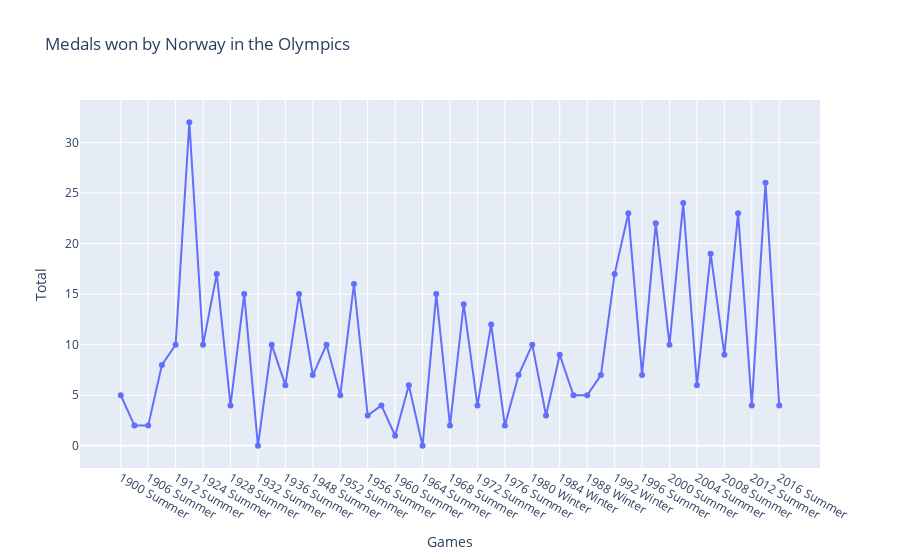

This figure's notebook cell:
### Code cell
# medals through the ages

fig = px.line(medal_series, x=medal_series.index, y="Total", markers=True, title="Medals won by Norway in the Olympics")
fig.show()

### Figure 1 — Plotly figure (JSON) as saved in the notebook; plotly's stock layout.template omitted (floating-point values rounded to 4 significant figures)
{"data": [{"hovertemplate": "Games=%{x}<br>Total=%{y}<extra></extra>", "legendgroup": "", "line": {"color": "#636efa", "dash": "solid"}, "marker": {"symbol": "circle"}, "mode": "lines+markers", "name": "", "orientation": "v", "showlegend": false, "type": "scatter", "x": ["1900 Summer", "1904 Summer", "1906 Summer", "1908 Summer", "1912 Summer", "1920 Summer", "1924 Summer", "1924 Winter", "1928 Summer", "1928 Winter", "1932 Summer", "1932 Winter", "1936 Summer", "1936 Winter", "1948 Summer", "1948 Winter", "1952 Summer", "1952 Winter", "1956 Summer", "1956 Winter", "1960 Summer", "1960 Winter", "1964 Summer", "1964 Winter", "1968 Summer", "1968 Winter", "1972 Summer", "1972 Winter", "1976 Summer", "1976 Winter", "1980 Winter", "1984 Summer", "1984 Winter", "1988 Summer", "1988 Winter", "1992 Summer", "1992 Winter", "1994 Winter", "1996 Summer", "1998 Winter", "2000 Summer", "2002 Winter", "2004 Summer", "2006 Winter", "2008 Summer", "2010 Winter", "2012 Summer", "2014 Winter", "2016 Summer"], "xaxis": "x", "y": [5, 2, 2, 8, 10, 32, 10, 17, 4, 15, 0, 10, 6, 15, 7, 10, 5, 16, 3, 4, 1, 6, 0, 15, 2, 14, 4, 12, 2, 7, 10, 3, 9, 5, 5, 7, 17, 23, 7, 22, 10, 24, 6, 19, 9, 23, 4, 26, 4], "yaxis": "y"}], "layout": {"legend": {"tracegroupgap": 0}, "title": {"text": "Medals won by Norway in the Olympics"}, "xaxis": {"anchor": "y", "domain": [0, 1], "title": {"text": "Games"}}, "yaxis": {"anchor": "x", "domain": [0, 1], "title": {"text": "Total"}}}}
